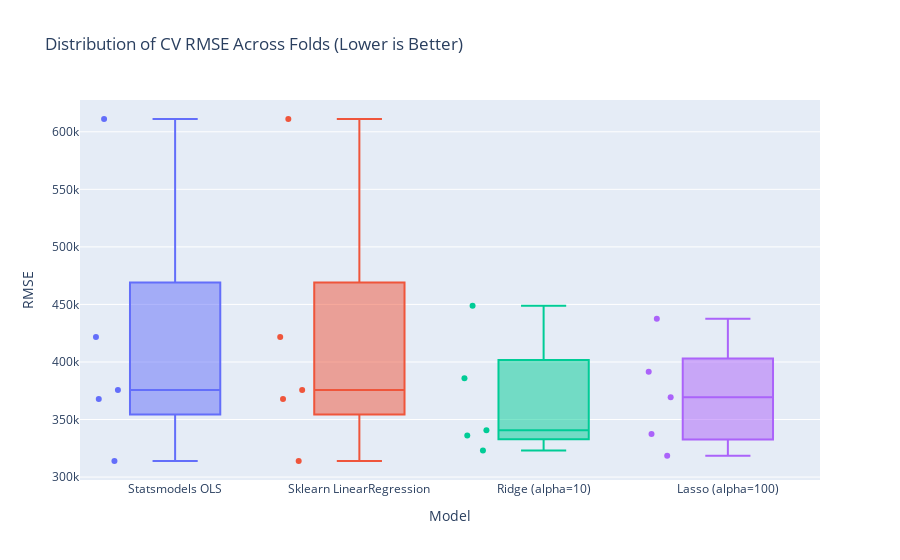

Notebook cell for this chart:
### Markdown cell above
### Visualizing Model Stability
The mean (average) score is only half the story. A model might have a low average error but be very **unstable**—meaning it performs great on some parts of your data and very poorly on others. 

By visualizing the distribution of scores across all cross-validation folds, we can identify:
1.  **Stability:** Does the model perform consistently across different subsets of data?
2.  **Outliers:** Are there specific folds where the model fails completely?
3.  **Reliability:** Is the "best" model significantly better, or is it just lucky on certain folds?

In the boxplot below, the **shorter the box**, the more stable the model is.

### Code cell
# We "explode" the list of scores so each fold has its own row in a new DataFrame
plot_df = pd.DataFrame(cv_results_list).explode("CV Values")
plot_df["CV Values"] = plot_df["CV Values"].astype(float)

fig = px.box(
    plot_df, 
    x="Model", 
    y="CV Values", 
    color="Model",
    title="Distribution of CV RMSE Across Folds (Lower is Better)",
    points="all", # This shows every individual fold result
    labels={"CV Values": "RMSE"}
)
fig.update_layout(showlegend=False)
fig.show()

### Figure 1 — Plotly figure (JSON) as saved in the notebook; plotly's stock layout.template omitted (floating-point values rounded to 4 significant figures)
{"data": [{"alignmentgroup": "True", "boxpoints": "all", "hovertemplate": "Model=%{x}<br>RMSE=%{y}<extra></extra>", "legendgroup": "Statsmodels OLS", "marker": {"color": "#636efa"}, "name": "Statsmodels OLS", "notched": false, "offsetgroup": "Statsmodels OLS", "orientation": "v", "showlegend": true, "x": ["Statsmodels OLS", "Statsmodels OLS", "Statsmodels OLS", "Statsmodels OLS", "Statsmodels OLS"], "x0": " ", "xaxis": "x", "y": [611100.0, 421600.0, 313900.0, 367800.0, 375600.0], "y0": " ", "yaxis": "y", "type": "box"}, {"alignmentgroup": "True", "boxpoints": "all", "hovertemplate": "Model=%{x}<br>RMSE=%{y}<extra></extra>", "legendgroup": "Sklearn LinearRegression", "marker": {"color": "#EF553B"}, "name": "Sklearn LinearRegression", "notched": false, "offsetgroup": "Sklearn LinearRegression", "orientation": "v", "showlegend": true, "x": ["Sklearn LinearRegression", "Sklearn LinearRegression", "Sklearn LinearRegression", "Sklearn LinearRegression", "Sklearn LinearRegression"], "x0": " ", "xaxis": "x", "y": [611100.0, 421600.0, 313900.0, 367800.0, 375600.0], "y0": " ", "yaxis": "y", "type": "box"}, {"alignmentgroup": "True", "boxpoints": "all", "hovertemplate": "Model=%{x}<br>RMSE=%{y}<extra></extra>", "legendgroup": "Ridge (alpha=10)", "marker": {"color": "#00cc96"}, "name": "Ridge (alpha=10)", "notched": false, "offsetgroup": "Ridge (alpha=10)", "orientation": "v", "showlegend": true, "x": ["Ridge (alpha=10)", "Ridge (alpha=10)", "Ridge (alpha=10)", "Ridge (alpha=10)", "Ridge (alpha=10)"], "x0": " ", "xaxis": "x", "y": [336100.0, 448900.0, 323100.0, 340600.0, 385800.0], "y0": " ", "yaxis": "y", "type": "box"}, {"alignmentgroup": "True", "boxpoints": "all", "hovertemplate": "Model=%{x}<br>RMSE=%{y}<extra></extra>", "legendgroup": "Lasso (alpha=100)", "marker": {"color": "#ab63fa"}, "name": "Lasso (alpha=100)", "notched": false, "offsetgroup": "Lasso (alpha=100)", "orientation": "v", "showlegend": true, "x": ["Lasso (alpha=100)", "Lasso (alpha=100)", "Lasso (alpha=100)", "Lasso (alpha=100)", "Lasso (alpha=100)"], "x0": " ", "xaxis": "x", "y": [369200.0, 437600.0, 318600.0, 337300.0, 391500.0], "y0": " ", "yaxis": "y", "type": "box"}], "layout": {"xaxis": {"anchor": "y", "domain": [0.0, 1.0], "title": {"text": "Model"}, "categoryorder": "array", "categoryarray": ["Statsmodels OLS", "Sklearn LinearRegression", "Ridge (alpha=10)", "Lasso (alpha=100)"]}, "yaxis": {"anchor": "x", "domain": [0.0, 1.0], "title": {"text": "RMSE"}}, "legend": {"title": {"text": "Model"}, "tracegroupgap": 0}, "title": {"text": "Distribution of CV RMSE Across Folds (Lower is Better)"}, "boxmode": "overlay", "showlegend": false}}
